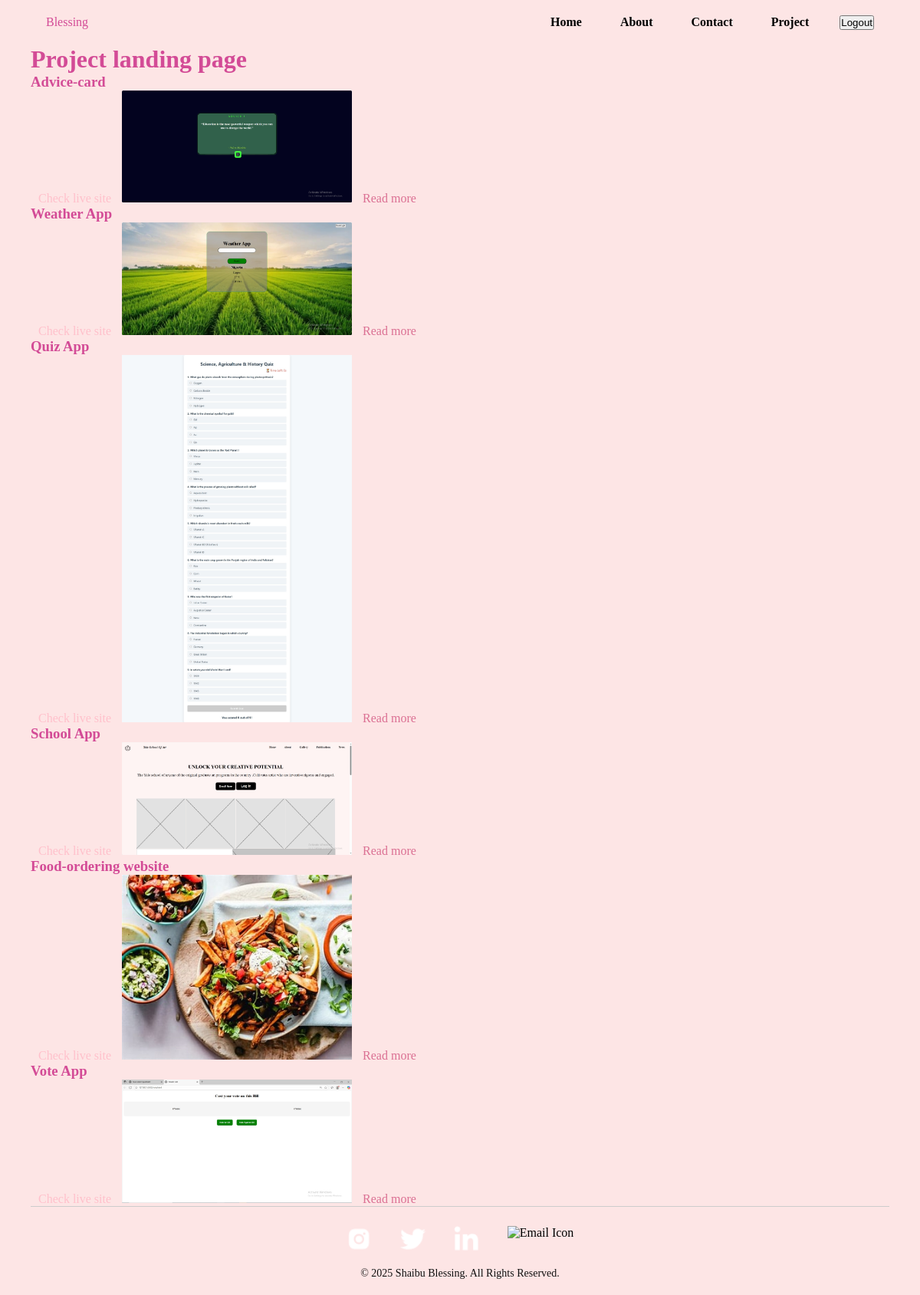
Screenshot of /project/ (signed in) with the database file from the repository.
### project/models.py (models this page shows, shortened)
class Project(models.Model):
    name = models.CharField(max_length=225)
    description = models.TextField()
    url = models.URLField()
    date = models.DateTimeField(auto_now_add=True, blank=True, null=True)
    image = models.ImageField(default="sample.png", blank=True)

### project/views.py (the view)
# urls.py: path("", views.projects, name="projects"),
def projects(request):
    my_project = Project.objects.all()
    return render(request, "project/project.html", {"my_project" : my_project})

### project/templates/project/project.html
{% extends 'layout.html'%}
{% block main %}
<div class="important-stage" style="display: ">
<h1>Project landing page</h1>
{% for project in my_project %}
<h3>{{project.name}}</h3>
<a style="color: pink; " href={{project.url}} target="_blank">Check live site</a>
<img src="{{project.image.url}}"  width="300px" alt="{{project.name}}">
<a style="color:palevioletred;" href=" {% url 'detail_project' pk=project.pk %}">Read more</a>
{% endfor %}
</div>
{% endblock main %}

### static/css/style.css (style rules this page uses)
* { padding: 0; margin: 0 ; box-sizing: border-box; }
body { color: #d34b96; margin: 0 auto; background-color: #fde5e5; max-width: 1120px; }

### rows the page displays
Project: name "Advice-card", image (picture)
Project: name "Weather App", image (picture)
Project: name "Quiz App", image (picture)
Project: name "School App", image (picture)
Project: name "Food-ordering website", image (picture)
Project: name "Vote App", image (picture)
